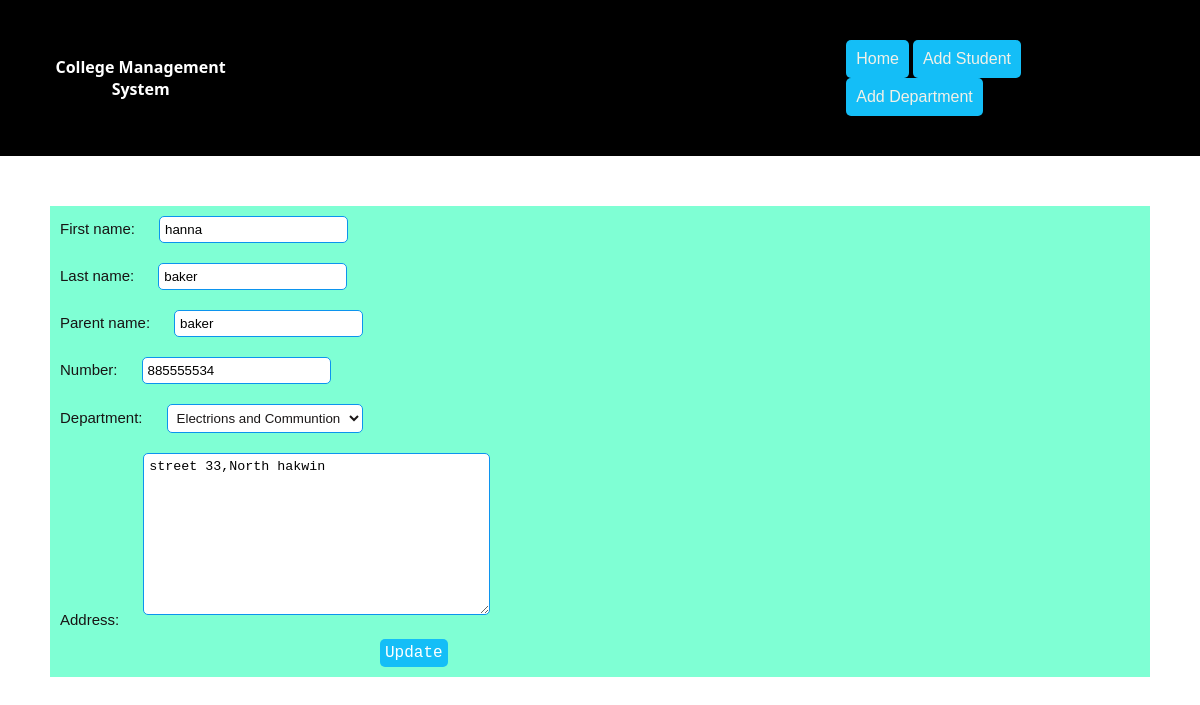
The app's page /8/update/ with its own data.
### mainapp/models.py (models this page shows, shortened)
class Students(models.Model):
    GENDER_CHOICES = (("m", "Male"), ("f", "Female"))
    admission_number = models.CharField(max_length=120)
    first_name = models.CharField(max_length=120)
    middle_name = models.CharField(max_length=120, blank=True)
    last_name = models.CharField(max_length=120)
    parent_name = models.CharField(max_length=120)
    address = models.TextField()
    number = models.IntegerField()
    department = models.ForeignKey(Department, on_delete=models.CASCADE)
    DOB = models.DateField()
    Joined_date = models.DateField(auto_now_add=True)
    gender = models.CharField(max_length=10, choices=GENDER_CHOICES)

### mainapp/views.py (the view, shortened to what this page needs)
# urls.py: path('<int:id>/update/', Student_update.as_view(), name="stdupd"),
class Student_update(UpdateView):
    queryset = Students.objects.all()
    template_name = 'students_form.html'
    form_class = StudentForm
    def get_object(self):
        id = self.kwargs.get('id')
        return get_object_or_404(Students, id=id)

### mainapp/forms.py
class StudentForm(forms.ModelForm):
    class Meta:
        model = Students
        fields = [
            'first_name',
            'last_name',
            'parent_name',
            'number',
            'department',
            'address',
        ]

### mainapp/models.py (called while the page is built)
    def __str__(self):
        return self.name

### mainapp/templates/students_form.html (shortened to what this page needs)
{% extends 'base.html' %}
{% block content %}
<form action=" " method="POST">
  {{ form.as_p }}
  <div id="form-django">
  <input type="submit"  value="Update">
</div>
</form>
{% endblock %}

### mainapp/static/style.css (style rules this page uses)
* { margin: 0; padding: 0; }
form label { color: rgb(24, 20, 20); font-size: 15px; font-family: Verdana, Geneva, Tahoma, sans-serif; padding: 10px; }
form input,textarea { border: 1px solid rgb(12, 148, 238); border-radius: 5px; margin: 10px; padding: 5px; }
form select { border: 1px solid rgb(12, 148, 238); border-radius: 5px; margin: 10px; padding: 5px; color: rgb(26, 23, 23); background-color: #fff; }
form option { color: #000; background-color:#fff ; }
form input[type=submit] { background-color: rgb(20, 190, 247); border: none; font-family: 'Courier New', Courier, monospace; font-size: 1em ; border-radius: 5px; cursor: pointer; color: #fff; }
#form-django { align-items: center; margin-left: 320px; }

### records on screen
Students: first_name "hanna", last_name "baker", parent_name "baker", number "885555534", department "Electrions and Communtion", address "street 33,North hakwin"
